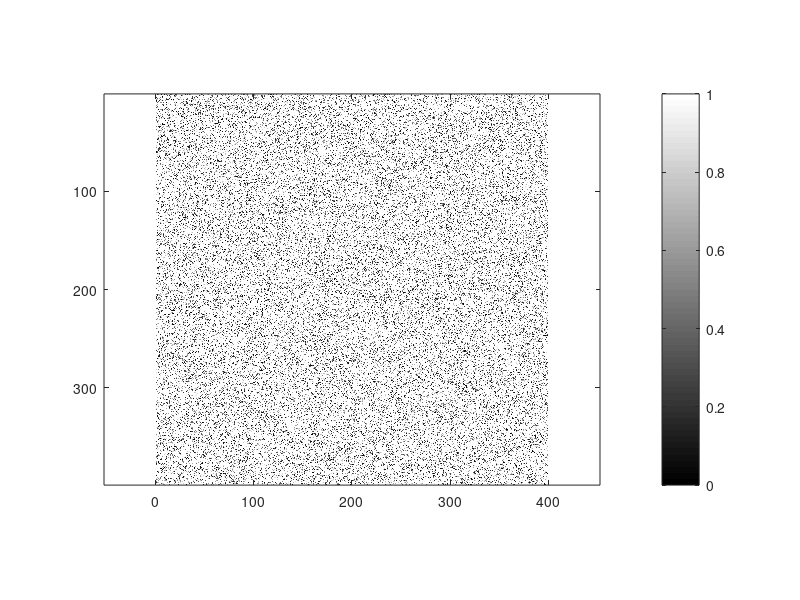
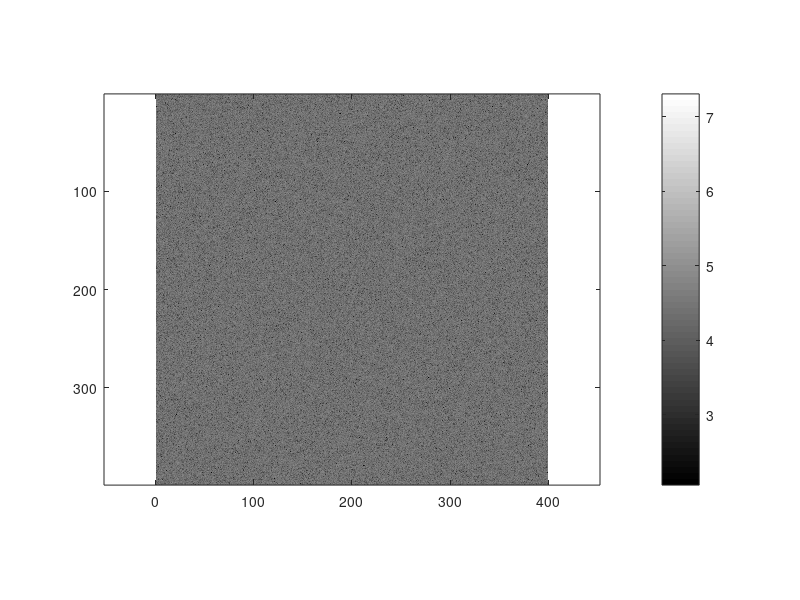
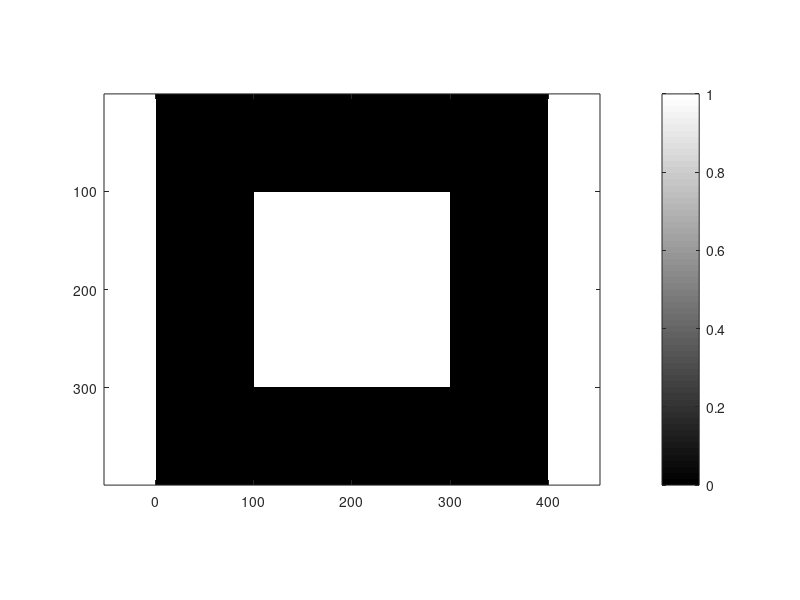
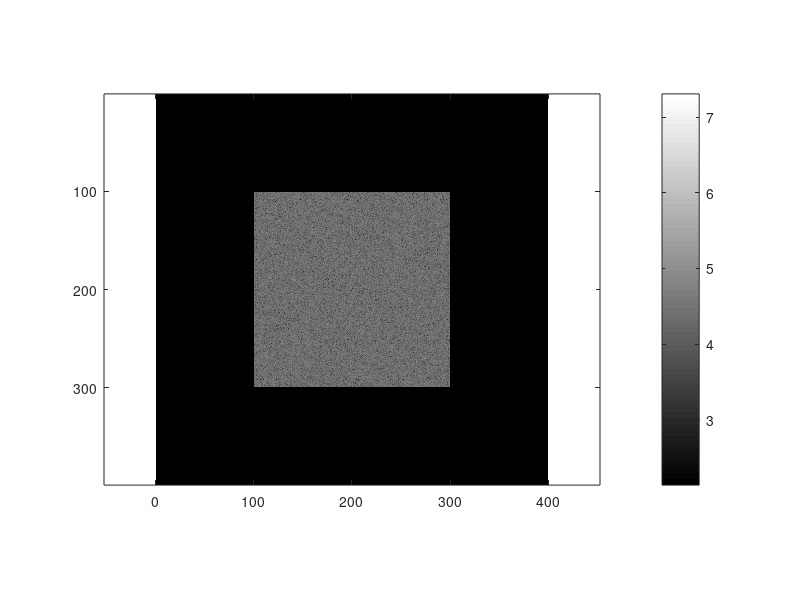

These charts were generated, in order, by the following MATLAB code: (Note: this script raises an error after producing the figures.)
clear
x = zeros(399,399);
x(:,:)= randi(255,399);
figure(1); clf
image(x); axis equal; colormap gray; colorbar
print -dpng trash.png

X = fft2(x);
Xs = fftshift(X);
figure(2); clf
imagesc(log10(abs(Xs))); axis equal; colormap gray; colorbar
print -dpng trash.png

[rows, cols] = size(x);
max_size = max(rows, cols);
rnorm = rows/max_size; cnorm = cols/max_size;
[v, u] = meshgrid(linspace(-cnorm, cnorm, cols),...
    linspace(-rnorm, rnorm, rows)) ;
filter = (abs(u)<0.5) & (abs(v)<0.5);
figure(3); clf
imagesc(filter); axis equal; colormap gray; colorbar
print -dpng trash.png

Xsfiltered = Xs.*filter;
figure(4); clf
imagesc(log10(abs(Xsfiltered))); axis equal; colormap gray; colorbar
print -dpng trash.png

Xfiltered = ifftshift(Xsfiltered);
xfiltered = ifft2(Xfiltered);
figure(5); clf
imagesc(xfiltered, [0, 255]); axis equal; colormap gray; colorbar

title("Rectangular LPF with |u|<0.5 and |v|<0.5 [aka40]")

print -dpng IP2_EX7_Plot1.png


filter = (abs(u)<0.1) & (abs(v)<0.5);
figure(6); clf
imagesc(filter); axis equal; colormap gray; colorbar
print -dpng trash.png

Xsfiltered = Xs.*filter;
figure(7); clf
imagesc(log10(abs(Xsfiltered))); axis equal; colormap gray; colorbar
print -dpng trash.png

Xfiltered = ifftshift(Xsfiltered);
xfiltered = ifft2(Xfiltered);
figure(8); clf
imagesc(xfiltered, [0, 255]); axis equal; colormap gray; colorbar

title("Rectangular LPF with |u|<0.1 and |v|<0.5 [aka40]")

print -dpng IP2_EX7_Plot2.png

filter = (abs(u)<0.1) & (abs(v)<0.5);
figure(9); clf
imagesc(filter); axis equal; colormap gray; colorbar
print -dpng trash.png

Xsfiltered = Xs.*filter;
figure(10); clf
imagesc(log10(abs(Xsfiltered))); axis equal; colormap gray; colorbar
print -dpng trash.png

Xfiltered = ifftshift(Xsfiltered);
xfiltered = ifft2(Xfiltered);
figure(11); clf
imagesc(xfiltered, [0, 255]); axis equal; colormap gray; colorbar

title("Rectangular LPF with |u|<0.1 and |v|<0.5 [aka40]")

print -dpng IP2_EX7_Plot3.png

filter = (abs(u)<0.1) & (abs(v)<0.1);
figure(12); clf
imagesc(filter); axis equal; colormap gray; colorbar
print -dpng trash.png

Xsfiltered = Xs.*filter;
figure(13); clf
imagesc(log10(abs(Xsfiltered))); axis equal; colormap gray; colorbar
print -dpng trash.png

Xfiltered = ifftshift(Xsfiltered);
xfiltered = ifft2(Xfiltered);
figure(14); clf
imagesc(xfiltered, [0, 255]); axis equal; colormap gray; colorbar

title("Rectangular LPF with |u|<0.1 and |v|<0.1 [aka40]")

print -dpng IP2_EX7_Plot4.png